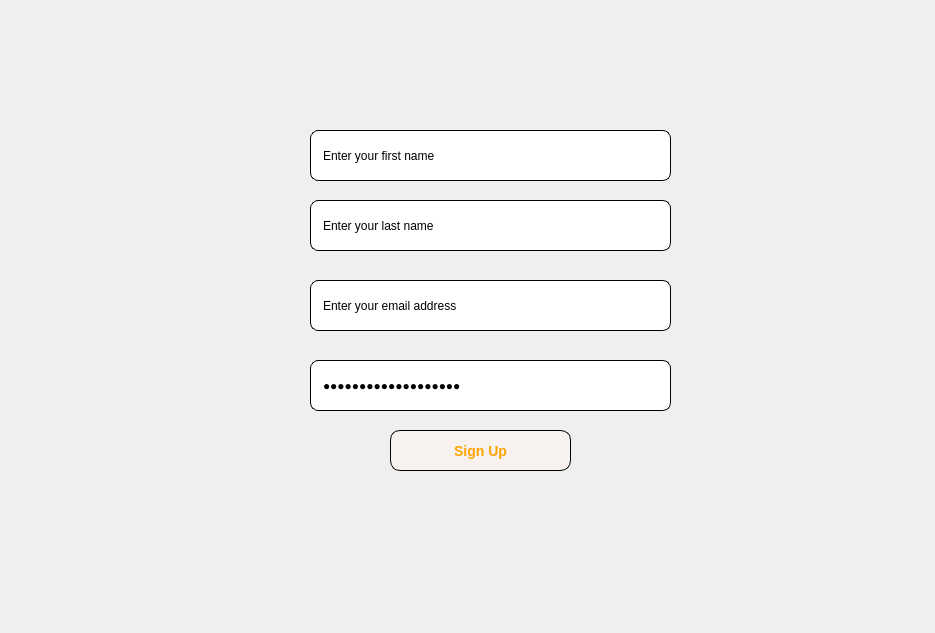
<?xml version="1.0" encoding="UTF-8"?>
<ui version="4.0">
 <class>Form</class>
 <widget class="QWidget" name="Form">
  <property name="geometry">
   <rect>
    <x>0</x>
    <y>0</y>
    <width>935</width>
    <height>633</height>
   </rect>
  </property>
  <property name="windowTitle">
   <string>Form</string>
  </property>
  <widget class="QLineEdit" name="lineEdit">
   <property name="geometry">
    <rect>
     <x>310</x>
     <y>130</y>
     <width>361</width>
     <height>51</height>
    </rect>
   </property>
   <property name="styleSheet">
    <string notr="true">QLineEdit{
padding:10px;
border:1px solid;
border-radius:8px;
color:black;
}</string>
   </property>
   <property name="text">
    <string>Enter your first name</string>
   </property>
  </widget>
  <widget class="QLineEdit" name="lineEdit_2">
   <property name="geometry">
    <rect>
     <x>310</x>
     <y>200</y>
     <width>361</width>
     <height>51</height>
    </rect>
   </property>
   <property name="styleSheet">
    <string notr="true">QLineEdit{
padding:10px;
border:1px solid;
border-radius:8px;
color:black;
}</string>
   </property>
   <property name="text">
    <string>Enter your last name</string>
   </property>
  </widget>
  <widget class="QLineEdit" name="lineEdit_3">
   <property name="geometry">
    <rect>
     <x>310</x>
     <y>280</y>
     <width>361</width>
     <height>51</height>
    </rect>
   </property>
   <property name="styleSheet">
    <string notr="true">QLineEdit{
padding:10px;
border:1px solid;
border-radius:8px;
color:black;
}</string>
   </property>
   <property name="text">
    <string>Enter your email address</string>
   </property>
  </widget>
  <widget class="QLineEdit" name="lineEdit_4">
   <property name="geometry">
    <rect>
     <x>310</x>
     <y>360</y>
     <width>361</width>
     <height>51</height>
    </rect>
   </property>
   <property name="styleSheet">
    <string notr="true">QLineEdit{
padding:10px;
border:1px solid;
border-radius:8px;
color:black;
}</string>
   </property>
   <property name="text">
    <string>Enter your password</string>
   </property>
   <property name="echoMode">
    <enum>QLineEdit::Password</enum>
   </property>
  </widget>
  <widget class="QPushButton" name="pushButton">
   <property name="geometry">
    <rect>
     <x>390</x>
     <y>430</y>
     <width>181</width>
     <height>41</height>
    </rect>
   </property>
   <property name="styleSheet">
    <string notr="true">QPushButton {
	font-size:14px;
	font-weight:bold;
color:orange;
background-color:#f7f1ef;
border:1px solid;
border-radius:10px;
}
QPushButton::hover{
background-color:#f3e3dd;
}</string>
   </property>
   <property name="text">
    <string>Sign Up</string>
   </property>
  </widget>
 </widget>
 <resources/>
 <connections/>
</ui>
